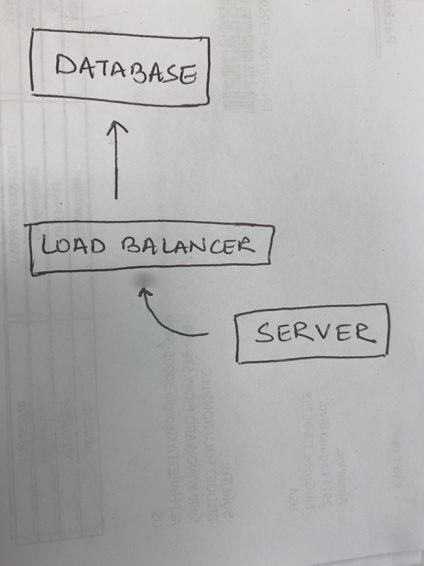
#> input picture photo.png, 424 x 566 px
$ python flowchart_recognition.py   (older library calls are emulated)
#> lines starting #> are read from the running program, lines starting #| are printed output that depends on the picture; after the words box and inside, x2 and y2 are one past the last pixel; in counts of white or black regions, pixels touching at a corner belong together
#> the answer given: photo.png
import os
from argparse import ArgumentParser
from json import dump
from math import sqrt
from operator import itemgetter
from sys import argv

import cv2
import numpy as np
from imutils import resize
from numpy.linalg import norm
from pytesseract import pytesseract
from tabulate import tabulate
from datetime import datetime


def contour_circumstance(contour):
    temp, circumstance = contour[0], 0
    for point in contour[1:]:
        circumstance += sqrt((point[0][0] - temp[0][0]) ** 2 + (point[0][1] - temp[0][1]) ** 2)
        temp = point
    return circumstance


def distance(A, B, P):
    """ segment line AB, point P, where each one is an array([x, y]) """
    if np.arccos(np.dot((P - A) / norm(P - A), (B - A) / norm(B - A))) > np.pi / 2:
        return norm(P - A)
    if np.arccos(np.dot((P - B) / norm(P - B), (A - B) / norm(A - B))) > np.pi / 2:
        return norm(P - B)
    return norm(np.cross(A - B, A - P)) / norm(B - A)


def flowchart(filename, padding=25, offset=10, arrow=30, gui=True):
#> called with filename = 'photo.png', padding = 25, offset = 10, arrow = 30, gui = True
    img = cv2.imread(filename, 0)
#> img: shape (566, 424); min 39, max 227, mean 176.2

    thresh = cv2.adaptiveThreshold(img, 255, cv2.ADAPTIVE_THRESH_GAUSSIAN_C, cv2.THRESH_BINARY, 111, 48)
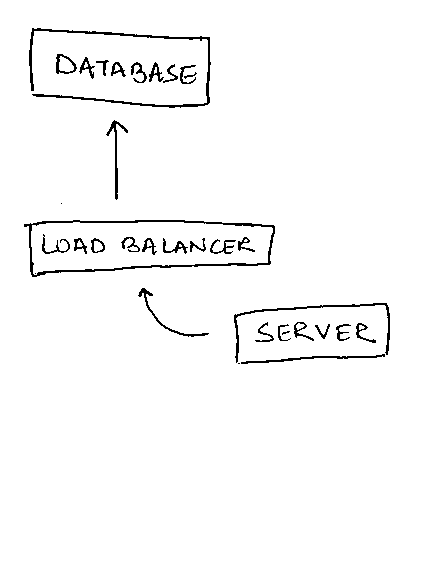
#> thresh: shape (566, 424); 97.5% white; black in thin lines or dots, all inside (x1, y1, x2, y2) = (24, 28, 390, 364)
    cv2.imwrite('thresh.png', thresh)
    img = cv2.imread('thresh.png')

    image = img.copy()
    blur = cv2.GaussianBlur(image, (5, 5), 0)
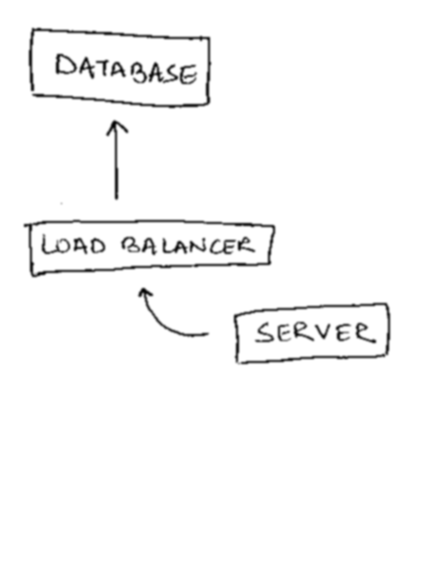
#> blur: shape (566, 424, 3); min 1, max 255, mean 248.5

    # resize the image
    resized = resize(blur, width=2 * image.shape[1])
    ratio = 0.5

    # convert the resized image to grayscale
    gray = cv2.cvtColor(resized, cv2.COLOR_BGR2GRAY)

    # histogram
    clahe = cv2.createCLAHE(clipLimit=4.0, tileGridSize=(4, 4))
    cl = clahe.apply(gray)

    denoised_cl = cv2.fastNlMeansDenoising(cl, None, 270, 7, 21)
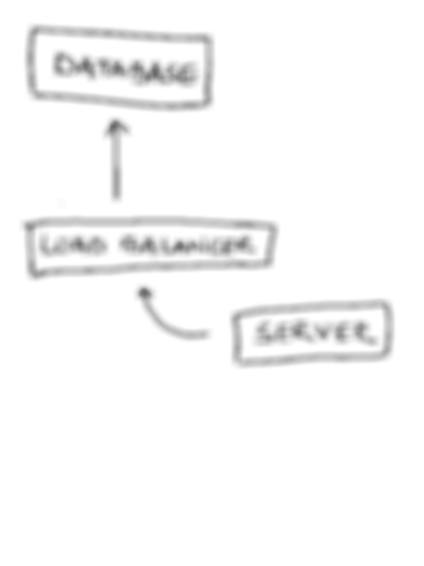
#> denoised_cl: shape (1132, 848) (shown at 1/2 size); min 103, max 255, mean 248.2

    # Otsu's thresholding
    blur = cv2.GaussianBlur(denoised_cl, (25, 25), 0)
#> blur: shape (1132, 848)

    _, thresh = cv2.threshold(blur, 10, 100, cv2.THRESH_BINARY + cv2.THRESH_OTSU)
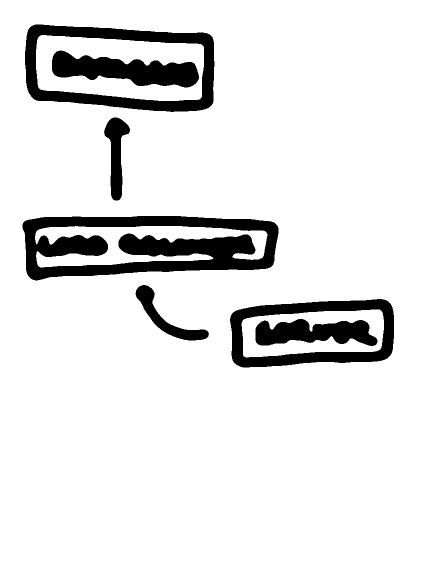
#> thresh: shape (1132, 848) (shown at 1/2 size); values 0 (black) and 100 (white), 89.2% white; 7 black regions, largest, box (x1, y1, x2, y2) and area: (45, 432, 557, 561) 37740, (50, 49, 429, 224) 20006, (460, 598, 788, 735) 16101

    # detect edges
    edge = cv2.Canny(thresh, 0, 255, apertureSize=3)
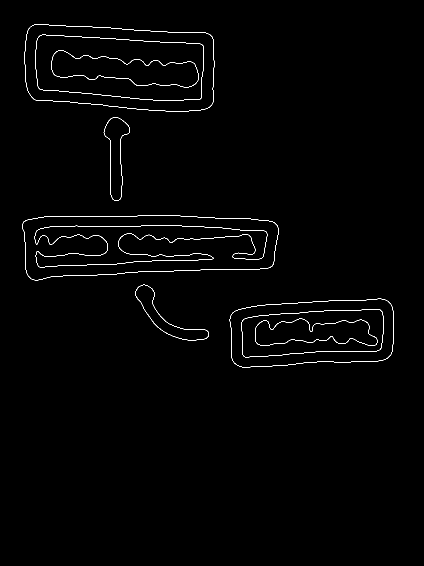
#> edge: shape (1132, 848) (shown at 1/2 size); 0.91% white in thin lines or dots, all inside (x1, y1, x2, y2) = (44, 48, 788, 735)

    # opening image for less noise
    blur = cv2.GaussianBlur(edge, (9, 9), 0)
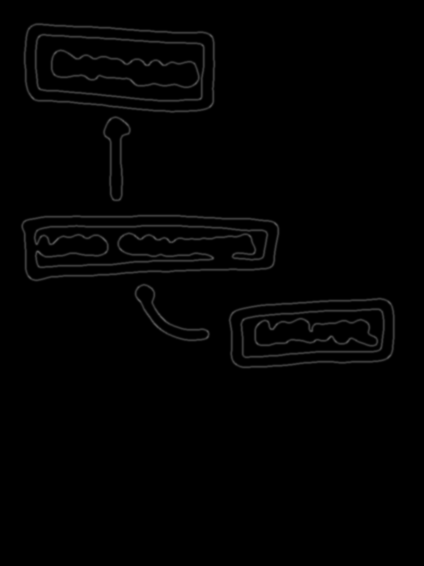
#> blur: shape (1132, 848) (shown at 1/2 size); min 0, max 89, mean 2.3
    kernel = np.ones((3, 3), np.uint8)
    opening = cv2.morphologyEx(blur, cv2.MORPH_OPEN, kernel)

    # find contours in the thresholded image and initialize the shape detector
    contours, _ = cv2.findContours(opening.copy(), cv2.RETR_EXTERNAL, cv2.CHAIN_APPROX_SIMPLE)
#> contours = 5 contours; box (x1, y1, x2, y2) and area: (45, 44, 433, 228) 62034, (40, 427, 561, 565) 60402, (455, 593, 792, 739) 42590, (203, 230, 264, 405) 5906, (266, 565, 422, 685) 5874

    # construct the list of bounding boxes
    boundingBoxes = [cv2.boundingRect(contour) for contour in contours]
#> boundingBoxes = [(455, 593, 337, 146), (266, 565, 156, 120), (40, 427, 521, 138), (203, 230, 61, 175), (45, 44, 388, 184)]
    contours, boundingBoxes = zip(*sorted(zip(contours, boundingBoxes), key=lambda b: b[1][1], reverse=False))
#> boundingBoxes = ((45, 44, 388, 184), (203, 230, 61, 175), (40, 427, 521, 138), (266, 565, 156, 120), (455, 593, 337, 146))

    # contours = contours[0] if imutils.is_cv2() else contours[1]

    nodes, index, outside_texts, shapes, arrow_lines = {}, 1, {}, [], {}
    # loop over the contours
    for idx, contour in enumerate(contours):
        # compute the center of the contour, then detect the name of the shape using only the contour
        if len(contour) >= 5:
            area = cv2.contourArea(contour)
            _, (MA, ma), angle = cv2.fitEllipse(contour)
            perimeter = cv2.arcLength(contour, True)
            approx = cv2.approxPolyDP(contour, 0.04 * perimeter, True)

            # (x,y) be the top-left coordinate of the rectangle and (w,h) be its width and height.
            x, y, w, h = cv2.boundingRect(approx)
            x = int(x * ratio)
            y = int(y * ratio)
            w = int(w * ratio)
            h = int(h * ratio)

            if (int(ma) < int(0.5 * resized.shape[0]) & int(MA) < int(0.5 * resized.shape[1])) or \
                    area > 0.001 * (image.shape[0] * image.shape[1]):
                M = cv2.moments(contour)
                cx = int((M["m10"] / (M["m00"])) * ratio)
                cy = int((M["m01"] / (M["m00"])) * ratio)

                circumstance = contour_circumstance(contour)

                if area / circumstance < 30:
                    shape = 'arrow'
                else:
                    perimeter = cv2.arcLength(contour, True)
                    approx = cv2.approxPolyDP(contour, 0.04 * perimeter, True)

                    # if 3 vertices, triangle
                    if len(approx) == 3:
                        shape = "triangle"

                    # if 4 vertices, square
                    elif len(approx) == 4:
                        shape = "square"

                    # otherwise, we assume the shape is a circle
                    else:
                        shape = "circle"

                # multiply the contour (x, y)-coordinates by the resize ratio,
                # then draw the contours and the name of the  shape on the image
                contour = contour.astype("float")
                contour *= ratio
                contour = contour.astype("int")

                if shape in ['square', 'circle', 'triangle']:
                    shapes.append(idx)

                    cropped = img.copy()
                    cv2.drawContours(cropped, [contour], -1, (255, 255, 255), padding)
                    cropped = cropped[y:y + h, x:x + w]
                    text = pytesseract.image_to_string(cropped, lang='spa')
                    # print(text)
                    if text == '':
                        position = 'Outside'
                    else:
                        position = 'Inside'

                    nodes[idx] = {
                        'Id': idx,
                        'Name': text,
                        'Position': position,
                        'Shape': shape,
                        'Line': []
                    }
                    index += 1
                else:
                    margin = 10
                    if y <= margin or x <= margin or y + h >= img.shape[1] - margin or x + w >= img.shape[0] - margin:
                        continue
                    text_offset = 5
                    cropped = img[y - text_offset:y + h + text_offset, x - text_offset:x + w + text_offset]
                    text = pytesseract.image_to_string(cropped, lang='spa')
                    if text != '':
                        shape = 'text'
                        outside_texts[idx] = text
                    else:
                        # print(idx)
                        A, B, C, D = (x, y), (x, y + h), (x + w, y + h), (x + w, y)
                        start_point, end_point = None, None
                        for point in contour:
                            if point[0][0] < x + offset and point[0][1] < y + offset:
                                start_point = A
                                # print('A')
                                break
                            elif point[0][0] < x + offset and point[0][1] > y + h - offset:
                                start_point = B
                                # print('B')
                                break
                        if start_point is None:
                            start_point = A
                            # print(start_point)

                        for point in contour:
                            if point[0][0] > x + w - offset and point[0][1] > y + h - offset:
                                end_point = C
                                # print('C')
                                break
                            elif point[0][0] > x + w - offset and point[0][1] < y + offset:
                                end_point = D
                                # print('D')
                                break
                        if end_point is None:
                            end_point = C
                            # print(end_point)

                        start_contour_count, end_contour_count = 0, 0
                        for point in contour:
                            if (point[0][0] - start_point[0]) ** 2 + (point[0][1] - start_point[1]) ** 2 < arrow ** 2:
                                start_contour_count += 1
                            elif (point[0][0] - end_point[0]) ** 2 + (point[0][1] - end_point[1]) ** 2 < arrow ** 2:
                                end_contour_count += 1

                        # print(idx, start_point, end_point)
                        if start_contour_count > end_contour_count:
                            # print(start_contour_count, end_contour_count)
                            reverse = True
                        else:
                            reverse = False
                        # print(idx, reverse)
                        arrow_lines[idx] = (np.array(start_point), np.array(end_point), reverse)

                # print(idx, shape, area/circumstance)
                cv2.drawContours(image, [contour], -1, (0, 255, 0), 2)
                cv2.putText(
                    img=image, text=' '.join([str(idx), shape]), org=(cx + 10, cy - 20),
                    fontFace=cv2.FONT_HERSHEY_COMPLEX_SMALL, fontScale=1, color=(255, 0, 0), thickness=2
                )
                cv2.putText(
                    img=image, text=text, org=(cx + 10, cy + 40),
                    fontFace=cv2.FONT_HERSHEY_COMPLEX_SMALL, fontScale=1, color=(255, 0, 0), thickness=2
                )

        else:
            cv2.drawContours(image, contours, -1, (0, 0, 0), -1)
#> this loop made 1 pass
#> (area, MA, ma, angle, x, y) on pass 1: (62034.5, 181.1, 531.5, 93.81, 25, 29)
#> pass 1, in flowchart, `cropped = cropped[y:y + h, x:x + w]`:
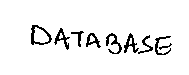
#> cropped: shape (75, 189, 3); 94% white; black in thin lines or dots, all inside (x1, y1, x2, y2) = (31, 25, 172, 55)
#> after the loop, M = moments, m00 62034.5, centre m10/m00, m01/m00 = (240.5, 134.8); MA = 181.1; angle = 93.81; area = 62034.5; arrow_lines = 0 items; circumstance = 1055.5; cx = 120; cy = 67; h = 75; index = 1; ma = 531.5; nodes = 0 items; outside_texts = 0 items; perimeter = 1073.5; shapes = [0]; w = 189; x = 25; y = 29

    l = len(contours)
    for i in nodes.keys():
        if nodes[i]['Name'] == '':
            for j in range(1, max(i + 1, l - i)):
                mn, mx = min(i + j, l - 1), max(0, i - j)

                if mn in outside_texts.keys():
                    nodes[i]['Name'] = outside_texts[mn]
                    break
                elif mx in outside_texts.keys():
                    nodes[i]['Name'] = outside_texts[mx]
                    break

    for arrow_line in arrow_lines.keys():
        start_point, end_point, reverse = arrow_lines[arrow_line]
        # print(arrow_line, start_point, end_point, reverse)
        start_point *= 2
        end_point *= 2

        start_distances, end_distances = {}, {}
        for i in range(l):
            if i in shapes:
                x, y, w, h = boundingBoxes[i]
                A, B, C, D = np.array((x, y)), np.array((x, y + h)), np.array((x + w, y + h)), np.array((x + w, y))

                start_distance_bc = distance(B, C, start_point)
                start_distance_cd = distance(C, D, start_point)
                start_distances[i] = min(start_distance_bc, start_distance_cd)

                end_distance_ab = distance(A, B, end_point)
                end_distance_da = distance(D, A, end_point)
                end_distances[i] = min(end_distance_ab, end_distance_da)

        if len(start_distances) > 0:
            start_node, _ = sorted(start_distances.items(), key=itemgetter(1))[0]
            end_node, _ = sorted(end_distances.items(), key=itemgetter(1))[0]
            # print(arrow_line, start_node, end_node)

            if reverse:
                nodes[end_node]['Line'].append(nodes[start_node]['Name'])
            else:
                nodes[start_node]['Line'].append(nodes[end_node]['Name'])

    for node in nodes.keys():
        nodes[node]['Line'] = ', '.join(nodes[node]['Line'])
    nodes = list(nodes.values())
    print(tabulate(nodes, headers='keys'))
    # Get the current date and time to create a unique file name
    timestamp = datetime.now().strftime("%Y%m%d_%H%M%S")
    output_filename = f"{os.path.splitext(filename)[0]}_out_{timestamp}{os.path.splitext(filename)[1]}"

    #filename = filename.replace('.jpg', '_out.jpg')
    #filename = filename.replace('.png', '_out.png')
    #cv2.imwrite(filename, image)
    # Save the processed image with a unique name
    cv2.imwrite(output_filename, image)
    with open('data.json', 'w') as file:
        dump({'Node': nodes}, file)

    if gui:
        cv2.imshow("Image", image)
        cv2.waitKey(0)

    try:
        os.remove("text.png")
    except:
        pass

    return nodes


if __name__ == '__main__':
    if len(argv) > 1:
        ap = ArgumentParser()

        ap.add_argument('-f', '--filename', required=True)
        ap.add_argument('-p', '--padding', type=int, default=25, required=False)
        ap.add_argument('-o', '--offset', type=int, default=10, required=False)
        ap.add_argument('-a', '--arrow', type=int, default=30, required=False)

        args = ap.parse_args()

        flowchart(**vars(args))
    else:
        input_file = input('image file: ')
        flowchart(filename=input_file)
#> (the call stopped at in flowchart, `text = pytesseract.image_to_string(cropped, lang='spa')`: pytesseract is not available in this run)
